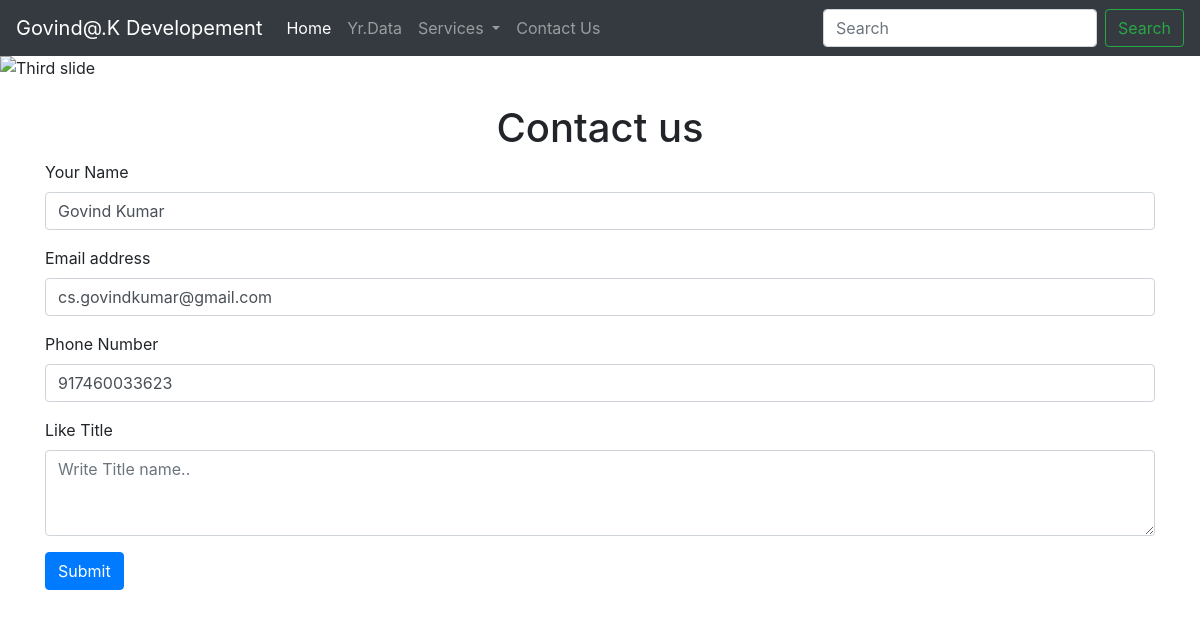
The page /update/39 on the database its author committed.
### app1/models.py (models this page shows, shortened)
class Contact(models.Model):
    name = models.CharField(max_length=120)
    email = models.CharField(max_length=120)
    phone = models.IntegerField(max_length=12)
    desc = models.CharField(max_length=50)
    date = models.DateField()
    id = models.AutoField(primary_key=True)

### app1/views.py (the view)
# urls.py: path('update/<int:id>',views.update,name='update'),
def update(request,id):
    men = Contact.objects.get(id=id)
    return render(request,'contact.html',{'men':men})

### templates/contact.html (shortened to what this page needs)
{% extends 'base.html' %}
{% block body %}
<div class="container-fluid px-0">
    <img class="d-block w-100" src="https://source.unsplash.com/1600x600/?phone,contact" alt="Third slide">
</div>
<div class="container py-4">
<h1 class="text-center">Contact us</h1>
    <form method="post" action="/contact">
      <div class="form-group">
        <label for="exampleFormControlInput1">Your Name</label>
        <input type="text" class="form-control" id="name" value="{{men.name}}" name="name" placeholder="Enter Name..">
      </div>
        <div class="form-group">
          <label for="exampleFormControlInput1">Email address</label>
          <input type="email" class="form-control" id="email" value="{{men.email}}" name="email" placeholder="Enter mail..">
        </div>
        <div class="form-group">
          <label for="exampleFormControlInput1">Phone Number</label>
          <input type="phone" class="form-control" id="phone" value="{{men.phone}}" name="phone" placeholder="Contact..">
        </div>
        <div class="form-group">
          <label for="exampleFormControlTextarea1" >Like Title</label>
          <textarea class="form-control" id="desc"  name="desc"  rows="3" placeholder="Write Title name.."></textarea>
        </div>
        <button class="btn btn-primary" type="submit">Submit</button>
      </form>
</div>
{% endblock body%}

### rows shown on the page
Contact: name "Govind Kumar", email "cs.govindkumar@gmail.com", phone "917460033623"
